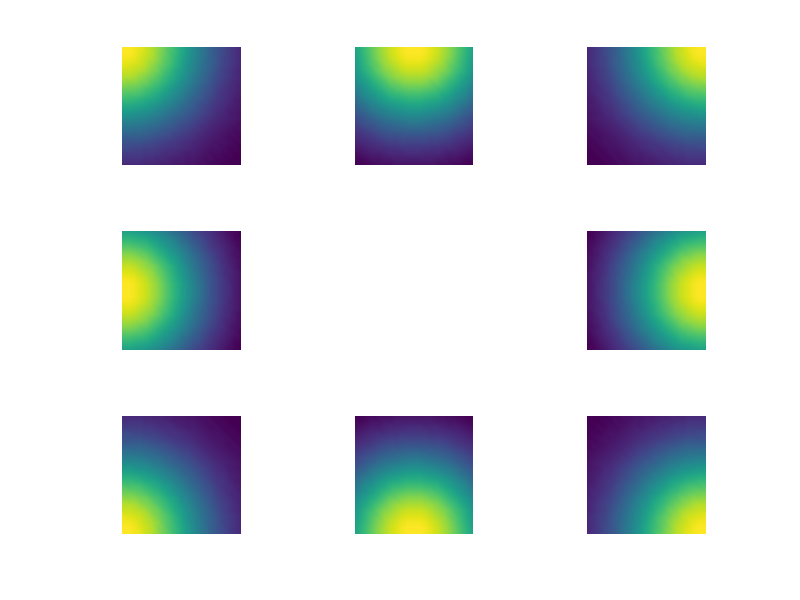
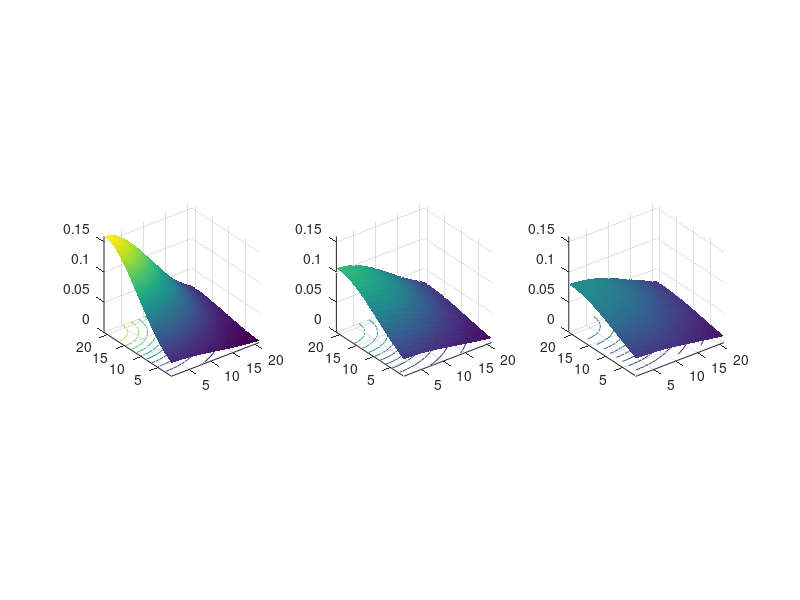

Reproduce these figures in MATLAB, in order.
%% Preliminaries

cd ~/Repositories/MOGADOR/fig/

%% Generate Distribution Parameters

mu = zeros(8,2);

mu(1,:) = [-1 -1];
mu(2,:) = [-1 0];
mu(3,:) = [-1 1];
mu(4,:) = [0 -1];
mu(5,:) = [0 1];
mu(6,:) = [1 -1];
mu(7,:) = [1 0];
mu(8,:) = [1 1];

sigma = cell(1,3);

sigma{1,1} = [1 0; 0 1];
sigma{1,2} = [1.5 0; 0 1.5];
sigma{1,3} = [2 0; 0 2];

x1 = -1:0.1:1;
x2 = -1:0.1:1;
[X1,X2] = meshgrid(x1,x2);

%% Compute PDF Values

F = cell(8,3);

for i = 1:8
    
    for j = 1:3

        F_tmp = mvnpdf([X1(:) X2(:)],mu(i,:),sigma{1,j});
        F{i,j} = reshape(F_tmp,length(x2),length(x1));

    end
    
end

%% Plot Set

F1 = F(:,1);
F2 = F(:,2);
F3 = F(:,3);

ind = [3 5 8 2 7 1 4 6];

figure(1);

for i = 1:9
    
    if i < 5
    
        subplot(3,3,i);
        pcolor(F1{ind(i),1});
        shading interp
        axis square off
        
    elseif i == 5
        
        subplot(3,3,i);
        axis off
        
    elseif i > 5
        
        subplot(3,3,i);
        pcolor(F1{ind(i-1),1});
        shading interp
        axis square off
        
    end
        
end

cmap = colormap;

%% Plot

figure(2);

subplot(1,3,1);
surfc(F1{3,1});
axis tight square
color = caxis;
zlimit = zlim;
shading interp

subplot(1,3,2);
surfc(F2{3,1});
axis tight square
caxis(color);
zlim(zlimit);
shading interp

subplot(1,3,3);
surfc(F3{3,1});
axis square tight
caxis(color);
zlim(zlimit);
shading interp


